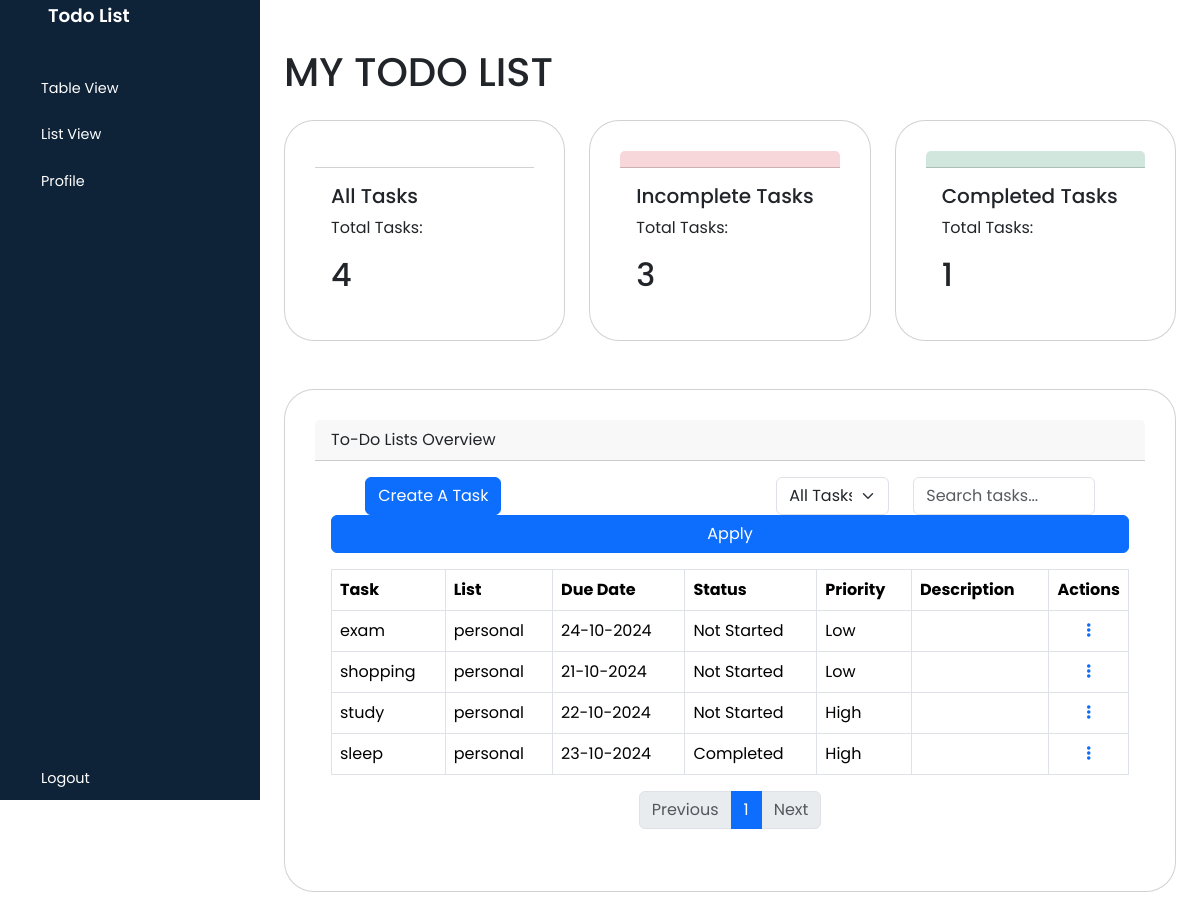
Screenshot of /dashboardV2.php (signed in) with the database file from the repository.
### tables this page shows
CREATE TABLE `task` (
  `id` int NOT NULL,
  `todo_list_id` int NOT NULL,
  `name` varchar(100) NOT NULL,
  `description` varchar(255) NOT NULL,
  `due_date` datetime NOT NULL,
  `status` varchar(50) NOT NULL,
  `priority` varchar(50) NOT NULL,
  `createAt` timestamp NOT NULL
);

CREATE TABLE `to_do_list` (
  `id` int NOT NULL,
  `user_id` int NOT NULL,
  `title` varchar(255) NOT NULL
);

### viewToDoList.php (the view, shortened to what this page needs)
<?php
$userId = $_SESSION['id'];
$page = isset($_GET['page']) ? (int)$_GET['page'] : 1;
$limit = 8;
$offset = ($page - 1) * $limit;
$statusFilter = isset($_GET['status_filter']) ? $_GET['status_filter'] : '';
$searchQuery = isset($_GET['search_query']) ? $_GET['search_query'] : '';
$params = [$userId];
$countSql = "SELECT COUNT(*) as total
              FROM task t
              JOIN to_do_list l ON t.todo_list_id = l.id
              WHERE l.user_id = ?";
$countStmt = $conn->prepare($countSql);
$countStmt->execute($params);
$totalTasks = $countStmt->fetchColumn();
$totalPages = ceil($totalTasks / $limit);
$sql = "SELECT t.id, t.name, l.title, t.description, t.due_date, t.status, t.priority
        FROM task t
        JOIN to_do_list l ON t.todo_list_id = l.id
        WHERE l.user_id = ?";
$params = [$userId];
$sql .= " ORDER BY t.status DESC
          LIMIT $limit OFFSET $offset";
$stmt = $conn->prepare($sql);
$stmt->execute($params);
$tables = $stmt->fetchAll(PDO::FETCH_ASSOC);
?>
<div class="card mb-4">
    <div class="card-header">
        To-Do Lists Overview
    </div>
    <div class="card-body">
        <form method="GET" class="mb-3">
            <div class="row justify-content-md-center">
                <div class="col-md-6">
                    <button type="button" class="btn btn-primary" data-bs-toggle="modal" data-bs-target="#taskModal">
                        Create A Task
                    </button>
                </div>
                <div class="col-md-2">
                    <select name="status_filter" class="form-select">
                        <option value="">All Tasks</option>
                    </select>
                </div>
                <div class="col-md-3">
                    <input type="text" name="search_query" class="form-control" placeholder="Search tasks..." value="<?php echo isset($_GET['search_query']) ? htmlspecialchars($_GET['search_query']) : ''; ?>">
                </div>
                <div class="col-md">
                    <button type="submit" class="btn btn-primary w-100">Apply</button>
                </div>
            </div>
        </form>
        <?php require 'taskModal.php'; ?>
        <table class="table table-bordered" id="taskTable">
            <thead>
                <tr>
                    <th>Task</th>
                    <th>List</th>
                    <th>Due Date</th>
                    <th>Status</th>
                    <th>Priority</th>
                    <th>Description</th>
                    <th>Actions</th>
                </tr>
            </thead>
            <tbody>
                <?php
                if (empty($tables)) {
                    echo "<tr><td colspan='7'>No to-do lists found.</td></tr>";
                } else {
                    foreach ($tables as $table) {
                        echo "<tr>";
                        echo "<td>" . htmlspecialchars($table['name']) . "</td>";
                        echo "<td>" . htmlspecialchars($table['title']) . "</td>";
                        echo "<td>" . htmlspecialchars(date('d-m-Y', strtotime($table['due_date']))) . "</td>";
                        echo "<td>" . ucfirst(htmlspecialchars($table['status'])) . "</td>";
                        echo "<td>" . htmlspecialchars($table['priority']) . "</td>";
                        echo "<td>" . htmlspecialchars($table['description']) . "</td>";
                        echo "<td>
                            <div class='dropdown'>
                                <a class='link' role='button' data-bs-toggle='dropdown' aria-expanded='false'>
                                    <i class='fas fa-ellipsis-v'></i>
                                </a>
                                <ul class='dropdown-menu'>
                                    <li><a class='dropdown-item' data-bs-toggle='modal' data-bs-target='#editTaskModal" . $table['id'] . "'>Edit</a></li>
                                    <li><a class='dropdown-item' href='delete_task.php?id=" . $table['id'] . "' onclick='return confirm(\"Are you sure?\");'>Delete</a></li>
                                </ul>
                            </div>
                        </td>";
                        echo "</tr>";
                    }
                }
                ?>
            </tbody>
        </table>
        <nav aria-label="Page navigation example">
            <ul class="pagination justify-content-center" id="pagination">
                <li class="page-item <?php echo $page <= 1 ? 'disabled' : ''; ?>">
                    <a class="page-link" href="?page=<?php echo $page - 1; ?>&status_filter=<?php echo urlencode($statusFilter); ?>&search_query=<?php echo urlencode($searchQuery); ?>" tabindex="-1" aria-disabled="true">Previous</a>
                </li>
                <?php for ($i = 1; $i <= $totalPages; $i++) : ?>
                    <li class="page-item <?php echo $page == $i ? 'active' : ''; ?>">
                        <a class="page-link" href="?page=<?php echo $i; ?>&status_filter=<?php echo urlencode($statusFilter); ?>&search_query=<?php echo urlencode($searchQuery); ?>"><?php echo $i; ?></a>
                    </li>
                <?php endfor; ?>
                <li class="page-item <?php echo $page >= $totalPages ? 'disabled' : ''; ?>">
                    <a class="page-link" href="?page=<?php echo $page + 1; ?>&status_filter=<?php echo urlencode($statusFilter); ?>&search_query=<?php echo urlencode($searchQuery); ?>">Next</a>
                </li>
            </ul>
        </nav>
    </div>
</div>

### style.css (style rules this page uses)
a { text-decoration: none; }
li { list-style: none; }
body { font-family: 'Poppins', sans-serif; }
.card { border-radius: 30px; padding: 30px; }
input { border: 2px solid #00aaff; border-radius: 30px; background-color: transparent; color: white; }
input::placeholder { color: #aaa; }
button { border-radius: 30px; }
.table td:last-child { width: 60px; text-align: center; position: relative; }
.dropdown { display: inline-block; }

### rows the page displays
task: name "exam", todo_list.title "personal", due_date "24-10-2024", status "Not Started", priority "Low"
task: name "shopping", todo_list.title "personal", due_date "21-10-2024", status "Not Started", priority "Low"
task: name "study", todo_list.title "personal", due_date "22-10-2024", status "Not Started", priority "High"
task: name "sleep", todo_list.title "personal", due_date "23-10-2024", status "Completed", priority "High"

### other values shown
$result['task_count'] "4"
$result['task_count'] "3"
$result['task_count'] "1"
